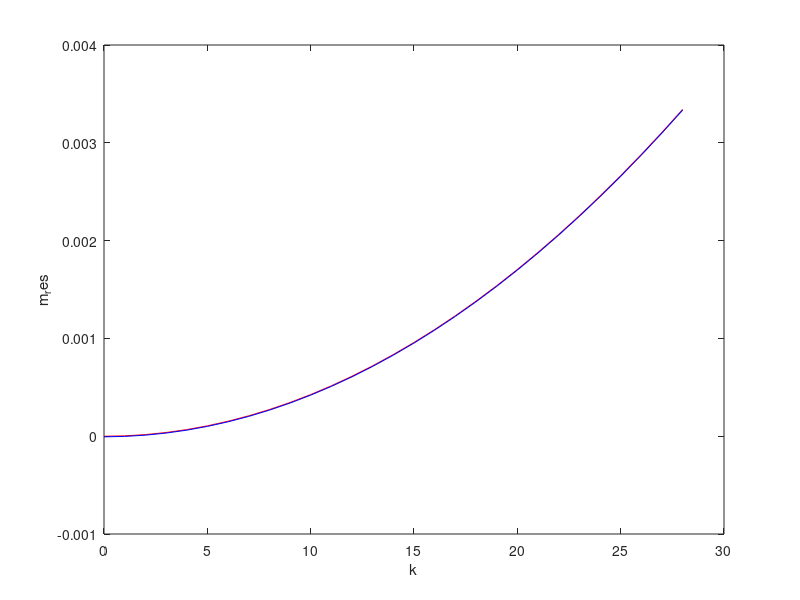

This chart was generated by the following MATLAB code:
%Based on "Passive Magnetic Attitude Control for CubeSat Spacecraft"
% this section is purely for intro calculations. 
%  use this function for exporting to csv: https://www.mathworks.com/help/releases/R2019b/matlab/ref/writematrix.html


close ALL
clear 

%% General values and Torques
% values are from the PDF documents, subject to change depending on altitude. Can be variable. 
T_aero = 8E-8; 
T_grav = 6E-8;
T_radi = 1E-8;

% to get the RMS values, for T. 
T_rms = sqrt((1/3)*(T_aero^2 + T_grav^2 + T_radi^2)); 


% Suggested minimum Magnet strength. 
Bmin = 2.0*10^-5; % Unit is Tesla, min field strength at 600km altitude. 
Bmax = 7*(pi/180); % accuracy, in degrees
m_bar = 10*(T_rms/(Bmin*sin(Bmax))) %recommended bar strength based on modified version of Santoni et Zelli. 


%% Suggested bar_main magnet design
% needs to do multiple entries and rows before figuring out m values.
Ixx = 3.6*(10^-3); %unit is kg*m^2  // This is an assumption, to be changed after getting a CAD model data. 
Iyy = 1.7*(10^-2); %same unit as Ixx. 
% Izz isn't included as it is assumed it is the same as Iyy
Beq = 2.3*(10^-5); %unit is Tesla, magnetic flux density at equator. 

G = 6.674*(10^-11); % grav constant. 
M = 5.972*(10^24); % mass of the earth, in Kg.  
m_earth = 3; % mass of cube satellite, Unit is Kg. 
a = 1.496*(10^11); % earth semi major axis, taken from online sources. 1AU = 1.496*(10^11)m. 
d = 86.4*(10^3); % seconds per one day
no = (d/2*pi)*(sqrt(G*(M+m_earth)/(a^3))); 

k1 = 0; 
k2 = 28;
dk =  1; 

k = k1:dk:k2; 

n = 2.63*(k.^2) - 0.49 + 0.51*(Ixx/Iyy);
n_perp = 2.63*(k.^2) - 4.25+1.25*(Ixx/Iyy); 

m_res = (Iyy*n*(no^2))/(Beq); % magnetic moment of the 
m_res_perp = (Iyy*n_perp*(no^2))/(Beq);

M = [k ; n; n_perp; m_res; m_res_perp];

plot(k,m_res,'r',k,m_res_perp,'b')
xlabel('k') % label the x-axis
ylabel('m_res') % label the y-axis

csvwrite('magnetic_moment_results.csv',M)

%% Hysteresis Rods design 
%purpose of these rods are to be mounted in pairs, orthogonal to the main magnet to benefit from maximum dampening. 
%This section will determine how strong each rod should be, so that they can be effective. 

L = 80/1000; % length of H. rods, max length should be 9cm, as it is a phyiscal restriction, for a cube satellite. 80mm was picked as it could fit within the ACS module, and held with mounting brackets.
D = 25/1000; % diameter of rods, in meters. 


U_hyst = 1.5*(10^4); % unit is H/m, value is varies depending on magnetic material, follows hysteresis loop diagram of B and H. 
Hs = 100; % uni A/m, material saturation field strength, depends on material. Using HyMu-80 as example.
H = Hs; % temporary putting at as HS for now. 
uo = 1.25663706*(10^-6); %unit m*kg/((s^2)(A^2))permeability of free space, for sake of this sim, this value is considered as a constant. 
 
Vol_hyst = L*(0.25*pi*(D^2));  % volume of the hysteresis rods. 

N = ((L/D) * (4/sqrt(pi) ) +2)^(-1); % demagnetizing factor of the hyst. rods. 

U_hyst_appt = (U_hyst)/(1+(N*U_hyst)); % apparent relative permeability of the hyst. rod. 
B_hyst = uo*U_hyst_appt*H; % induced magnetic flux. Definition: The magnetic flux through a surface is the component of the magnetic field passing through that surface
B_hyst_sat = uo*U_hyst_appt*Hs; % induced magnetic flux. Definition: The magnetic flux through a surface is the component of the magnetic field passing through that surface

m_hyst_rod = (B_hyst * Vol_hyst) / uo;  % magentic moment for the rods. Definition: Magnetic Moment is defined as magnetic strength and orientation of a magnet or other object that produces a magnetic field. 

% export variables to excel list? avoid commands?
% yeah it is a good idea, and good practice. 